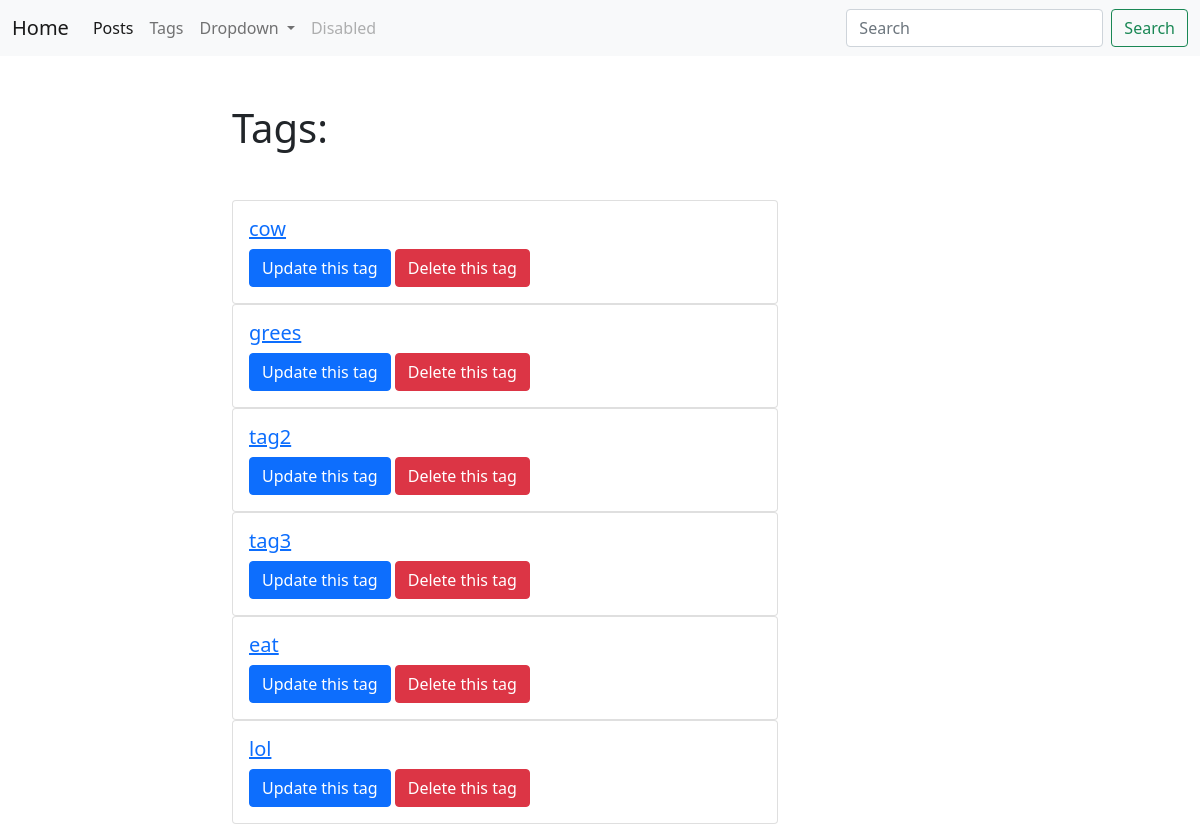
The page /blog/tags/ on the database its author committed.
### blog/models.py (models this page shows, shortened)
class Tag(models.Model):
    title=models.CharField(max_length=50,db_index=True)
    slug=models.SlugField(max_length=50,unique=True)
    def get_absolute_url(self):
        return reverse('tag_detail_url',kwargs={'slug':self.slug})

### blog/views.py (the view)
# urls.py: path('tags/',tags_list,name='tags_list_url'),
def tags_list(request):
    tags=Tag.objects.all()
    return render(request,'blog/tags_list.html', context={'tags':tags})

### blog/templates/blog/tags_list.html (shortened to what this page needs)
{% extends 'blog/base_blog.html' %}
{%block content%}
<h1 class="mb-5">Tags:</h1>
    {% for tag in tags %}
<div class="card">
  <div class="card-body">
      <h5 class="card-title"><a href="{{tag.get_absolute_url }}">{{tag.title}}</a></h5>
      <a href="{% url 'tag_update_url' slug=tag.slug%}" class="btn btn-primary">Update this tag</a>
      <a href="{% url 'tag_delete_url' slug=tag.slug%}" class="btn btn-danger">Delete this tag</a>
  </div>
</div>
    {% endfor %}
{% endblock %}

### rows shown on the page
Tag: title "cow"
Tag: title "grees"
Tag: title "tag2"
Tag: title "tag3"
Tag: title "eat"
Tag: title "lol"
